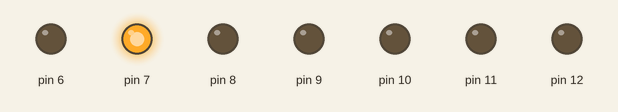
Simulated run of this sketch. Board: Arduino Uno, built with avr-gcc and run on an emulated ATmega328P. Parts: output pins drawn as LEDs (lit = HIGH).

Above: at 0.02 s.
At 0.22 s:
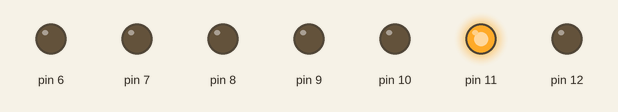
At 0.52 s:
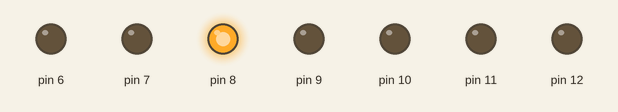
At 1.0 s:
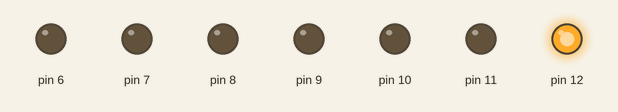
At 1.87 s:
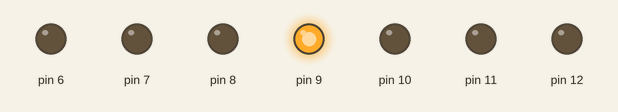
At 2.75 s:
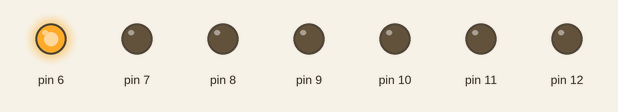
Timing chart, 0 to 3.0 s (numbered marks = the images above):
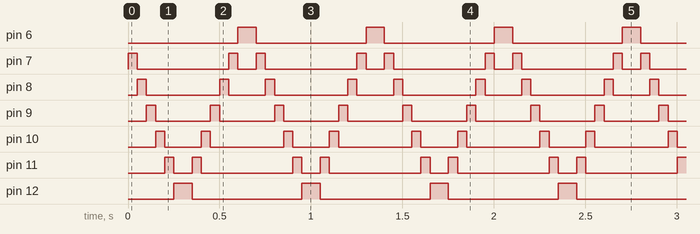

The sketch:

Sketch15.ino
```cpp
/*
 Name:		Sketch15.ino
 Created:	7/30/2020 10:18:58 AM
 Author:	Janie
*/

// the setup function runs once when you press reset or power the board
int dir = 0;

void setup() {
	Serial.begin(9600);

	pinMode(6, OUTPUT);
	pinMode(7, OUTPUT);
	pinMode(8, OUTPUT);
	pinMode(9, OUTPUT);
	pinMode(10, OUTPUT);
	pinMode(11, OUTPUT);
	pinMode(12, OUTPUT);

	digitalWrite(6, LOW);
	digitalWrite(7, LOW);
	digitalWrite(8, LOW);
	digitalWrite(9, LOW);
	digitalWrite(10, LOW);
	digitalWrite(11, LOW);
	digitalWrite(12, LOW);
}

// the loop function runs over and over again until power down or reset
void loop() {
	for (int i = 6; i < 13;)
	{
		if (dir == 0) {
			if (i == 12) { dir = 1; }
			else { i++; }
		}
		else if (dir == 1) {
			if (i == 6) { dir = 0; }
			else { i--; }
		}

		digitalWrite(6, LOW);
		digitalWrite(7, LOW);
		digitalWrite(8, LOW);
		digitalWrite(9, LOW);
		digitalWrite(10, LOW);
		digitalWrite(11, LOW);
		digitalWrite(12, LOW);
		digitalWrite(i, HIGH);
		delay(50);
	}
}
```

Measured:
- by itself, pin 6, pin 12: alternates HIGH for 0.10 s and LOW for 0.60 s
- by itself, pin 7: repeats every 0.70 s: LOW 0.50 s, HIGH 0.05 s, LOW 0.10 s, HIGH 0.05 s
- by itself, pin 8: repeats every 0.70 s: LOW 0.40 s, HIGH 0.05 s, LOW 0.20 s, HIGH 0.05 s
- by itself, pin 9: alternates HIGH for 0.05 s and LOW for 0.30 s
- by itself, pin 10: repeats every 0.70 s: LOW 0.20 s, HIGH 0.05 s, LOW 0.40 s, HIGH 0.05 s
- by itself, pin 11: repeats every 0.70 s: LOW 0.10 s, HIGH 0.05 s, LOW 0.50 s, HIGH 0.05 s
